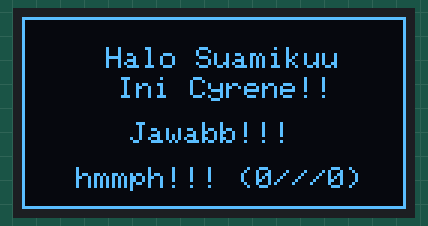
This sketch was run on a simulated ESP32. Parts: 128×64 one-colour display. What the sketch prints to the serial monitor is not drawn.

Above: at 1.1 s.

The sketch:

test-oled.ino
```cpp
#include <Wire.h>
#include <Adafruit_GFX.h>
#include <Adafruit_SSD1306.h>

const uint8_t lebarLayar = 128;
const uint8_t tinggiLayar = 64;
const uint8_t alamatI2c = 0x3C;
const int8_t pinResetOled = -1;

Adafruit_SSD1306 layarOled(lebarLayar, tinggiLayar, &Wire, pinResetOled);

void setup() {
  Serial.begin(115200);
  delay(1000);
  Serial.println("==========================================");
  Serial.println("    Pengujian oled SSD1306 (I2C 0x3C)      ");
  Serial.println("==========================================");

  Wire.begin(21, 22);

  bool statusInisialisasi = layarOled.begin(SSD1306_SWITCHCAPVCC, alamatI2c);

  if (!statusInisialisasi) {
    Serial.println("Gagal menginisialisasi OLED SSD1306.");
    while (true);
  }

  Serial.println("OLED SSD1306 berhasil diinisialisasi");

  layarOled.clearDisplay();

  layarOled.drawRect(0, 0, lebarLayar, tinggiLayar, SSD1306_WHITE);

  layarOled.setTextSize(1);
  layarOled.setTextColor(SSD1306_WHITE);
  layarOled.setCursor(28, 10);
  layarOled.println("Halo Suamikuu");

  layarOled.setTextSize(1);
  layarOled.setCursor(32, 20);
  layarOled.println("Ini Cyrene!!");

  layarOled.setCursor(36, 35);
  layarOled.println("Jawabb!!!");

   layarOled.setCursor(18, 50);
  layarOled.println("hmmph!!! (0///0)");

  layarOled.display();
}

void loop() {
  delay(1000);
}
```
